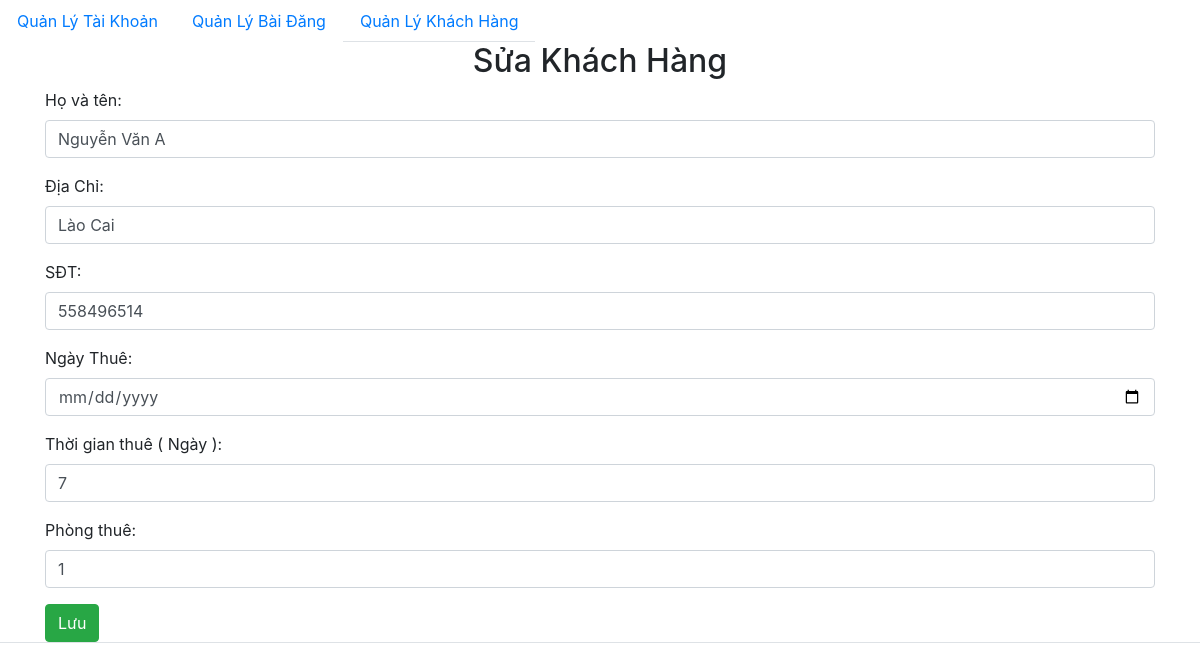
Page /admin/khachhang/add.php?id=1 (signed in) on the committed database.
### tables this page shows
CREATE TABLE IF NOT EXISTS `khach` (
  `id` int NOT NULL AUTO_INCREMENT,
  `hoten` varchar(200) DEFAULT NULL,
  `diachi` varchar(500) DEFAULT NULL,
  `sdt` int DEFAULT NULL,
  `date` timestamp NULL DEFAULT NULL,
  `time` int DEFAULT NULL,
  `room` int NOT NULL,
  PRIMARY KEY (`id`)
);

### db/dbhelper.php (called while the page is built, shortened)
<?php
function executeSingleResult($sql) {
	$con = mysqli_connect(HOST, USERNAME, PASSWORD, DATABASE);
	$result = mysqli_query($con, $sql);
	$row    = mysqli_fetch_array($result, 1);
	return $row;
}

### admin/khachhang/add.php (the view, shortened to what this page needs)
<?php
require_once ('../../db/dbhelper.php');
$id = $hoten  = $diachi = $sdt=$date=$time=$room=  '';
if (isset($_GET['id'])) {
	$id       = $_GET['id'];
	$sql      = 'select * from khach where id = '.$id;
	$khach = executeSingleResult($sql);
	if ($khach != null) {
		$hoten= $khach['hoten'];
		$diachi=$khach['diachi'];
		$sdt=$khach['sdt'];
		$date=$khach['date'];
		$time=$khach['time'];
		$room=$khach['room'];
	}
}
?>
<!DOCTYPE html>
<html>
<head>
	<link rel="stylesheet" href="https://maxcdn.bootstrapcdn.com/bootstrap/4.4.1/css/bootstrap.min.css">
</head>
<body>
	<ul class="nav nav-tabs">
	  <li class="nav-item">
	    <a class="nav-link" href="index.php">Quản Lý Tài Khoản</a>
	  </li>
	  <li class="nav-item">
	    <a class="nav-link" href="../Post/">Quản Lý Bài Đăng</a>
	  </li>
	  <ul class="nav nav-tabs">
	  <li class="nav-item">
	    <a class="nav-link" href="index.php">Quản Lý Khách Hàng</a>
	  </li>
	</ul>
	<div class="container">
		<div class="panel panel-primary">
			<div class="panel-heading">
				<h2 class="text-center">Sửa Khách Hàng</h2>
			</div>
			<div class="panel-body">
				<form method="post">
					<div class="form-group">
					  <label for="hoten">Họ và tên:</label>
					  <input required="true" type="text" class="form-control" id="hoten" name="hoten"
					  value="<?=$hoten?>" >
					</div>
					<div class="form-group">
					  <label for="diachi">Địa Chỉ:</label>
					  <input required="true" type="text" class="form-control" id="diachi" name="diachi" value="<?=$diachi?>" >
					</div>
					<div class="form-group">
					  <label for="sdt">SĐT:</label>
					  <input required="true" type="text" class="form-control" id="sdt" name="sdt" value="<?=$sdt?>" >
					</div>
					<div class="form-group">
					  <label for="date">Ngày Thuê:</label>
					  <input required="true" type="date" class="form-control" id="date" name="date" value="<?=$date?>" >
					</div>
					<div class="form-group">
					  <label for="time">Thời gian thuê ( Ngày ):</label>
					  <input required="true" type="text" class="form-control" id="time" name="time" value="<?=$time?>" >
					</div>
					<div class="form-group">
					  <label for="room">Phòng thuê:</label>
					  <input required="true" type="text" class="form-control" id="room" name="room" value="<?=$room?>" >
					</div>
					<button class="btn btn-success">Lưu</button>
				</form>
			</div>
		</div>
	</div>
</body>
</html>

### rows in the picture
khach: hoten "Nguyễn Văn A", diachi "Lào Cai", sdt "558496514", time "7", room "1"
